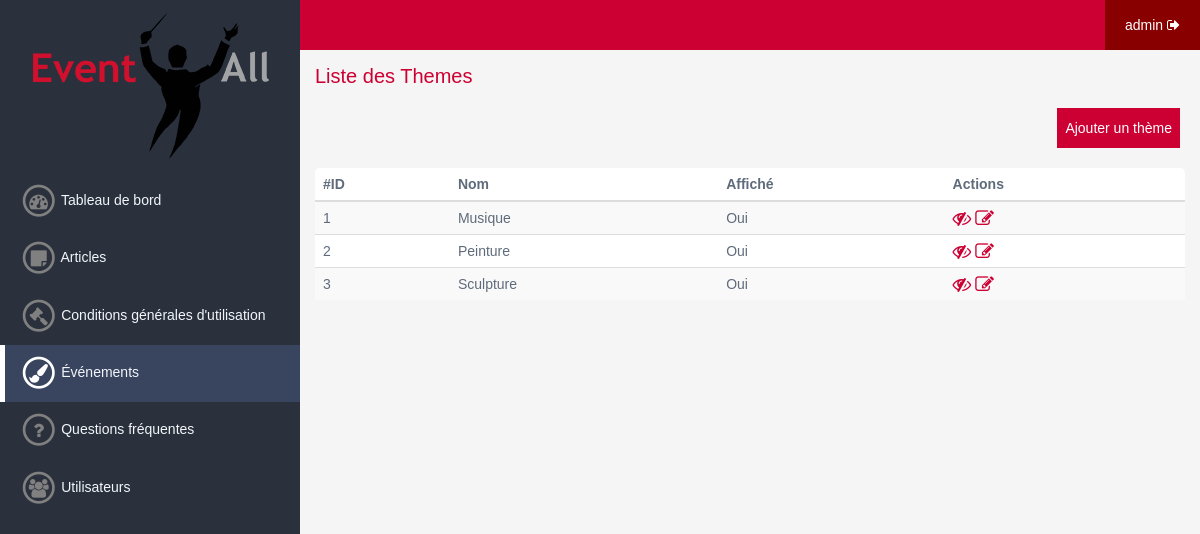
The app's page /admin/events/themes (signed in) with its own data.
### tables this page shows
CREATE TABLE IF NOT EXISTS `themes` (
  `id` int(11) NOT NULL AUTO_INCREMENT,
  `nom` varchar(255) NOT NULL,
  `afficher` int(11) NOT NULL DEFAULT '1',
  PRIMARY KEY (`id`)
);

### system/Controller.php (called while the page is built, shortened)
<?php
abstract class Controller {
	protected $view;
	protected $default_module;
	public final function execute($module = '', $params = array()) {
		 if(method_exists($this, $module)) {
			 return $this->$module($params);
		 }
	}
	public final function render() {
		$route  = Route::getRoute();
		$params = $route['params'];
		$module = (isset($params[0]) && method_exists($this, $params[0])) ? $params[0] : $this->default_module;
		if (isset($params[0]) && $params[0] == $module) {
			array_shift($params);
		}
		$model = $this->execute($module, $params);
		$render = $this->view->render($module, $model);
		$title = $this->view->getGlobalVar('title');
		$css   = $this->view->getGlobalVar('css');
		$js    = $this->view->getGlobalVar('js');
		return array(
			'title' => $title,
			'css'   => $css,
			'js'    => $js,
			'tpl'   => $render
		);
	}
	public function setModel($model) {
		$this->model = $model;
	}
	public function setView($view) {
		$this->view = $view;
	}
}
?>

### system/Main.php (called while the page is built, shortened)
<?php
class Main {
	private $is404 = false;
	public function __construct() {
		$this->exec();
	}
	private function route() {
		$error = false;
		$this->is404 = $error;
	}
	private function exec() {
		$route = Route::getRoute();
		$admin = $route['admin'] == 1;
		$app = !empty($route['app']) ? $route['app'] : ($admin ? Config::get('config.defaultadminapp') : Config::get('config.defaultapp'));
		if ($admin) {
			$app_dir   = APPS_DIR.$app.DS.'admin'.DS;
			$app_name_clear = str_replace(' ', '', ucwords(preg_replace('#[^a-zA-Z]+#', ' ', $app)));
			$app_class = $app_name_clear.'AdminController';
		} else {
			$app_dir   = APPS_DIR.$app.DS;
			$app_name_clear = str_replace(' ', '', ucwords(preg_replace('#[^a-zA-Z]+#', ' ', $app)));
			$app_class = $app_name_clear.'Controller';
		}
		if (is_dir($app_dir) && file_exists($app_dir.'controller.php') && !$this->is404) {
			if (class_exists($app_class) && get_parent_class($app_class) == 'Controller') {
				$controller = new $app_class();
				if (file_exists($app_dir.'model.php')) {
					include_once $app_dir.'model.php';
					$model_class = str_replace('Controller', 'Model', $app_class);
					if (class_exists($model_class)) {
						$controller->setModel(new $model_class());
					}
				}
				if (file_exists($app_dir.'view.php')) {
					$view_class = str_replace('Controller', 'View', $app_class);
					if (class_exists($view_class) && get_parent_class($view_class) == 'View') {
						$controller->setView(new $view_class());
					}
				}
			}
		}
		$app_rendered = $controller->render();
	}
}
?>

### index.php (called while the page is built, shortened)
<?php
require_once SYS_DIR.'System.php';
require_once SYS_DIR.'Config.php';
require_once SYS_DIR.'Main.php';
$eua = new Main();
?>

### system/Config.php (called while the page is built, shortened)
<?php
class Config {
	private static $configs = array();
	public static function get($path, $default = null) {
		$result = $default;
		if ($nodes = explode('.', $path)) {
			$config = &self::$configs;
			$path_count = count($nodes) - 1;
			for ($i = 0; $i < $path_count; $i++) {
				if (isset($config[$nodes[$i]])) {
					$config = &$config[$nodes[$i]];
				} else {
					break;
				}
			}
			if (isset($config[$nodes[$i]])) {
				$result = $config[$nodes[$i]];
			}
		}
		return $result;
	}
	public static function load($field, $file, $type = '') {
		switch(strtolower($type)) {
			case 'php':
				if (isset(${$field})) {
					self::$configs[$field] = ${$field};
				}
				break;
		}
		return true;
	}
}
?>

### system/config/config.php (called while the page is built)
<?php
$config = array(
  'base'            => 'http://localhost/Event-You-All',
  'defaultapp'      => 'events',
  'defaultadminapp' => 'board',
  'site_title'      => 'Event-You-All',
  'email'           => 'contact@event-you-all.fr'
);
?>

### apps/events/model.php (called while the page is built, shortened)
<?php
class EventsModel {
  public function __construct() {
    $this->db = System::getDb();
  }
}
?>

### system/System.php (called while the page is built, shortened)
<?php
class System {
	private static $dbInstance;
	public static function getDB() {
		if (!is_object(self::$dbInstance)) {
			$server   = Config::get('database.server');
			$dbname   = Config::get('database.dbname');
			$dsn      = 'mysql:dbname='.$dbname.';host='.$server;
			$user     = Config::get('database.user');
			$password = Config::get('database.pw');
			self::$dbInstance = new PDO($dsn, $user, $password);
			self::$dbInstance->query("SET NAMES 'utf8'");
			self::$dbInstance->setAttribute(PDO::ATTR_ERRMODE, PDO::ERRMODE_WARNING);
		}
		return self::$dbInstance;
	}
}
?>

### apps/events/admin/model.php (called while the page is built, shortened)
<?php
require APPS_DIR.'events/model.php';
class EventsAdminModel extends EventsModel {
    public function getAllThemes($from = 0, $number = 9999999) {
    $prep = $this->db->prepare('SELECT * FROM themes ORDER BY nom LIMIT :from, :number');
    $prep->bindParam(':from', $from, PDO::PARAM_INT);
    $prep->bindParam(':number', $number, PDO::PARAM_INT);
    $prep->execute();
    $themes = $prep->fetchAll(PDO::FETCH_ASSOC);
    return $themes;
  }
}
?>

### apps/events/admin/controller.php (called while the page is built, shortened)
<?php
class EventsAdminController extends Controller {
  public function themes(array $params) {
    $themes = $this->model->getAllThemes();
    return $themes;
  }
}
?>

### apps/events/admin/views/theme.php (the view, shortened to what this page needs)
<h1 class="app-title">Liste des Themes</h1>
<div class="app-actions">
  <a href="<?php echo Config::get('config.base'); ?>/admin/events/addtheme">Ajouter un thème</a>
</div>
<table class="table">
  <thead>
    <tr>
      <th>#ID</th>
      <th>Nom</th>
      <th>Affiché</th>
      <th>Actions</th>
    </tr>
  </thead>
  <tbody>
    <?php foreach ($model as $value) { ?>
    <tr>
      <td>
        <?php echo $value['id'];?>
      </td>
      <td>
        <?php echo $value['nom'];?>
      </td>
      <td>
        <?php echo ($value['afficher'] == 1) ? 'Oui' : 'Non'; ?>
      </td>
      <td>
        <?php if ($value['afficher'] == 1) { ?>
        <a href="<?php echo Config::get('config.base'); ?>/admin/events/hidetheme/<?php echo $value['id']; ?>" title="Masquer le theme"><i class="fa fa-eye-slash fa-lg"></i></a>
        <?php } else { ?>
        <a href="<?php echo Config::get('config.base'); ?>/admin/events/showtheme/<?php echo $value['id']; ?>" title="Afficher le theme"><i class="fa fa-eye fa-lg"></i></a>
        <?php } ?>
        <a href="<?php echo Config::get('config.base'); ?>/admin/events/modiftheme/<?php echo $value['id']; ?>" title="Modifier le thème"><i class="fa fa-edit fa-lg"></i></a>
      </td>
    </tr>
    <?php
    }
    ?>
  </tbody>
</table>

### templates/styles/admin.css (style rules this page uses)
* { box-sizing: border-box; }
html { height: 100%; }
body { height: 100%; background: #f5f5f5; color: #5f6b7b; font-family: "Trebuchet MS", Helvetica, sans-serif; font-size: 14px; }
a, a:focus { color: #CC0033; text-decoration: none; outline: none; }
.col-content .content h1.app-title { font-size: 20px; font-weight: 400; color: #CC0033; margin: 0 10px 20px 0; }
.col-content .content div.app-actions { text-align: right; margin-bottom: 20px; }
.col-content .content div.app-actions a { display: inline-block; margin: 0 5px; padding: 12px 8px; background: #CC0033; color: white; }
.table { width: 100%; background: white; border-radius: 5px; }
.table thead th { text-align: left; padding: 8px; border-bottom: 2px solid #ddd; }
.table tbody tr:nth-child(odd) { background-color: #f9f9f9; }
.table tbody td { text-align: left; padding: 8px; border-top: 1px solid #ddd; }
.table thead tr th, .table thead tr td, .table tbody tr td { vertical-align: middle; overflow: visible; }

### records on screen
themes: id "1", nom "Musique", afficher "Oui"
themes: id "2", nom "Peinture", afficher "Oui"
themes: id "3", nom "Sculpture", afficher "Oui"

### other values on screen
$admin_app['name'] "Articles"
$admin_app['name'] "Conditions générales d'utilisation"
$admin_app['name'] "Événements"
$admin_app['name'] "Questions fréquentes"
$admin_app['name'] "Utilisateurs"
$_SESSION['nickname'] "admin"
